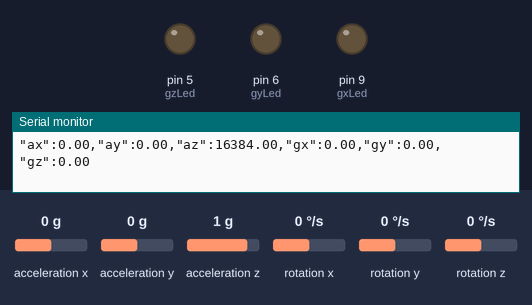
Bench run of a sketch on a simulated Arduino Uno, built for the host (arithmetic inside an expression is 32-bit, double 64-bit). Parts: output pins drawn as LEDs (lit = HIGH), the last lines printed to the serial monitor. The test bench sets the inputs (shaded band); at power-on: rotation x 0 °/s, rotation y 0 °/s, rotation z 0 °/s, acceleration x 0 g, acceleration y 0 g, acceleration z 1 g.

Above: at 6.2 s.
6.3 s: rotation x set to 100 °/s
At 7.3 s:
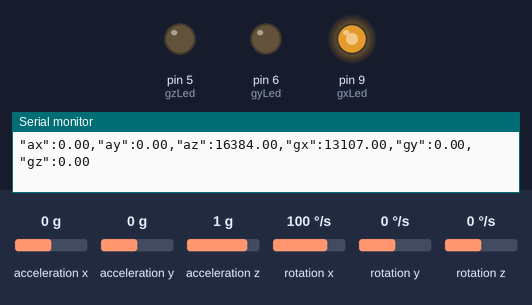
7.9 s: rotation y set to 100 °/s
At 9.2 s:
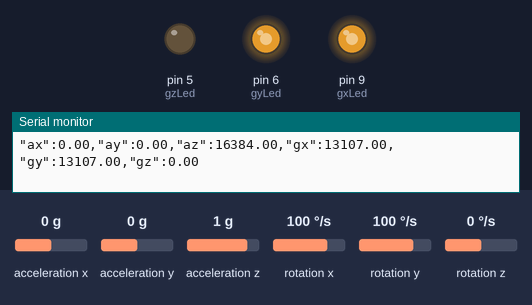
9.5 s: rotation z set to 100 °/s
At 10.2 s:
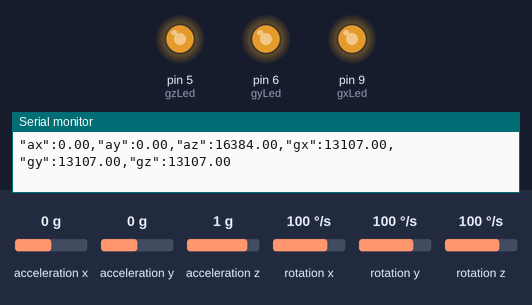
11.1 s: rotation x set to -192 °/s
At 12.4 s:
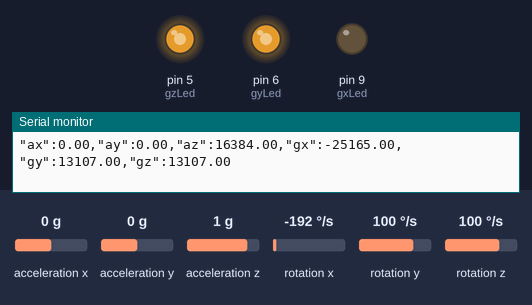
12.7 s: rotation y set to -192 °/s
At 13.2 s:
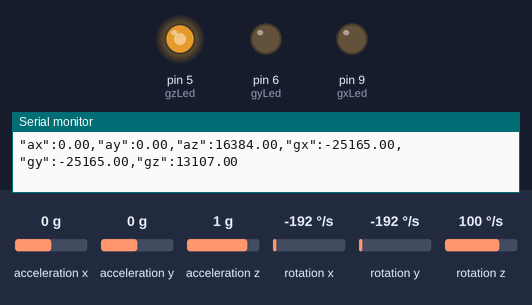
14.3 s: rotation z set to 124 °/s
16.0 s: rotation z set to 135 °/s
At 16.4 s:
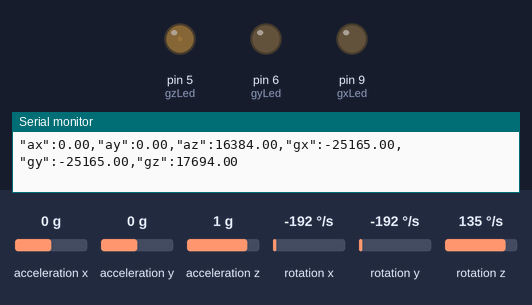
Timing chart, 0 to 18.6 s (numbered marks = the images above; inputs shaded):
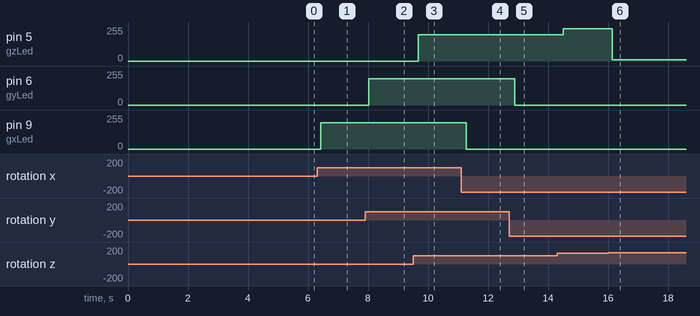

The sketch:

gyroscope_led.ino
```cpp
#include "CurieIMU.h"
int ax, ay, az;         // accelerometer values
int gx, gy, gz;         // gyrometer values

int gxBrightness = 0;
int gxLed = 9;

int gyBrightness = 0;
int gyLed = 6;


int gzBrightness = 0;
int gzLed = 5;

void setup(){

  pinMode(gxLed, OUTPUT);
  pinMode(gyLed, OUTPUT);
  pinMode(gzLed, OUTPUT);
  Serial.begin(9600); // initialize Serial communication
  CurieIMU.begin();
  delay(5000); // Allow the user to set everything down
  CurieIMU.autoCalibrateGyroOffset();
  CurieIMU.autoCalibrateAccelerometerOffset(X_AXIS, 0);
  CurieIMU.autoCalibrateAccelerometerOffset(Y_AXIS, 0);
  CurieIMU.autoCalibrateAccelerometerOffset(Z_AXIS, 0);
}

String jsonEncodeValue(String key, float keyVal){
  return "\"" + key + "\":" + String(keyVal) + "";
}

String assembleJson(String keysAndVals){
  return "{" + keysAndVals + "}";
}

void loop(){
  // read raw accel/gyro measurements from device
  CurieIMU.readMotionSensor(ax, ay, az, gx, gy, gz);

  // display JSON formatted accel/gyro x/y/z values
  String keyVals = jsonEncodeValue("ax", ax) + ",";
  keyVals += jsonEncodeValue("ay", ay) + ",";
  keyVals += jsonEncodeValue("az", az) + ",";
  keyVals += jsonEncodeValue("gx", gx) + ",";
  keyVals += jsonEncodeValue("gy", gy) + ",";
  keyVals += jsonEncodeValue("gz", gz);

  if(Serial){
    Serial.println(keyVals);
  }
  delay(100);

  if(gx>0)
    gxBrightness = gx/66.66;
  else
    gxBrightness=0;
  analogWrite(gxLed,gxBrightness);

  if(gy>0)
    gyBrightness = gy/66.66;
  else
    gyBrightness=0;
  analogWrite(gyLed,gyBrightness);


  if(gz>0)
    gzBrightness = gz/66.66;
  else
    gzBrightness=0;
  analogWrite(gzLed,gzBrightness);

}
```

Measured:
- after the input at 6.3 s, pin 9 (gxLed): 0/255 → 196/255 after 0.13 s
- after the input at 7.9 s, pin 6 (gyLed): 0/255 → 196/255 after 0.12 s
- after the input at 9.5 s, pin 5 (gzLed): 0/255 → 196/255 after 0.17 s
- after the input at 11.1 s, pin 9 (gxLed): 196/255 → 0/255 after 0.17 s
- after the input at 12.7 s, pin 6 (gyLed): 196/255 → 0/255 after 0.19 s
- after the input at 14.3 s, pin 5 (gzLed): 196/255 → 243/255 after 0.22 s
- after the input at 16.0 s, pin 5 (gzLed): 243/255 → 9/255 after 0.14 s
